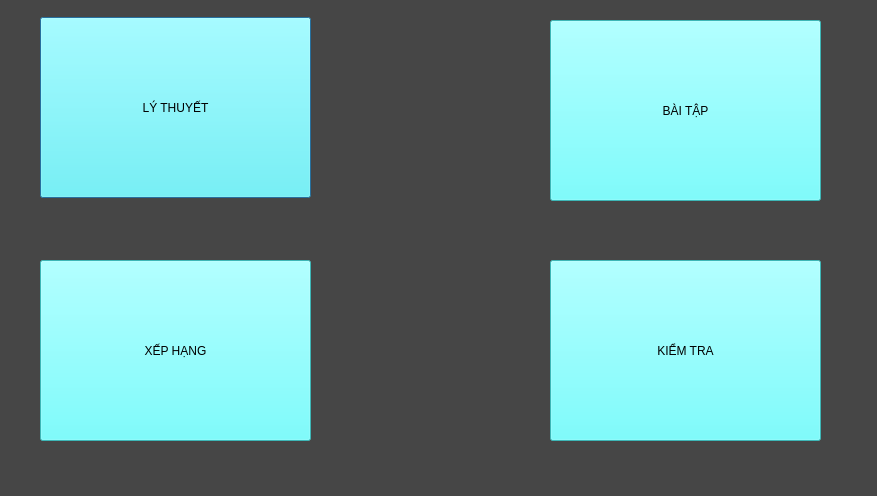
<?xml version="1.0" encoding="UTF-8"?>
<ui version="4.0">
 <class>Qdialog</class>
 <widget class="QDialog" name="Qdialog">
  <property name="geometry">
   <rect>
    <x>0</x>
    <y>0</y>
    <width>877</width>
    <height>496</height>
   </rect>
  </property>
  <property name="windowTitle">
   <string>Dialog</string>
  </property>
  <property name="styleSheet">
   <string notr="true">
background-color: rgb(70, 70, 70);</string>
  </property>
  <widget class="QPushButton" name="pushButton">
   <property name="geometry">
    <rect>
     <x>40</x>
     <y>17</y>
     <width>271</width>
     <height>181</height>
    </rect>
   </property>
   <property name="styleSheet">
    <string notr="true">font: 28pt &quot;MS Reference Sans Serif&quot;; 
background-color: rgb(85, 255, 255);</string>
   </property>
   <property name="text">
    <string>LÝ THUYẾT</string>
   </property>
  </widget>
  <widget class="QPushButton" name="pushButton_2">
   <property name="geometry">
    <rect>
     <x>550</x>
     <y>20</y>
     <width>271</width>
     <height>181</height>
    </rect>
   </property>
   <property name="styleSheet">
    <string notr="true">font: 28pt &quot;MS Reference Sans Serif&quot;; 
background-color: rgb(85, 255, 255);</string>
   </property>
   <property name="text">
    <string>BÀI TẬP</string>
   </property>
  </widget>
  <widget class="QPushButton" name="pushButton_3">
   <property name="geometry">
    <rect>
     <x>40</x>
     <y>260</y>
     <width>271</width>
     <height>181</height>
    </rect>
   </property>
   <property name="styleSheet">
    <string notr="true">font: 28pt &quot;MS Reference Sans Serif&quot;; 
background-color: rgb(85, 255, 255);</string>
   </property>
   <property name="text">
    <string>XẾP HẠNG</string>
   </property>
  </widget>
  <widget class="QPushButton" name="pushButton_4">
   <property name="geometry">
    <rect>
     <x>550</x>
     <y>260</y>
     <width>271</width>
     <height>181</height>
    </rect>
   </property>
   <property name="styleSheet">
    <string notr="true">font: 28pt &quot;MS Reference Sans Serif&quot;; 
background-color: rgb(85, 255, 255);</string>
   </property>
   <property name="text">
    <string>KIỂM TRA</string>
   </property>
  </widget>
 </widget>
 <resources/>
 <connections/>
</ui>
